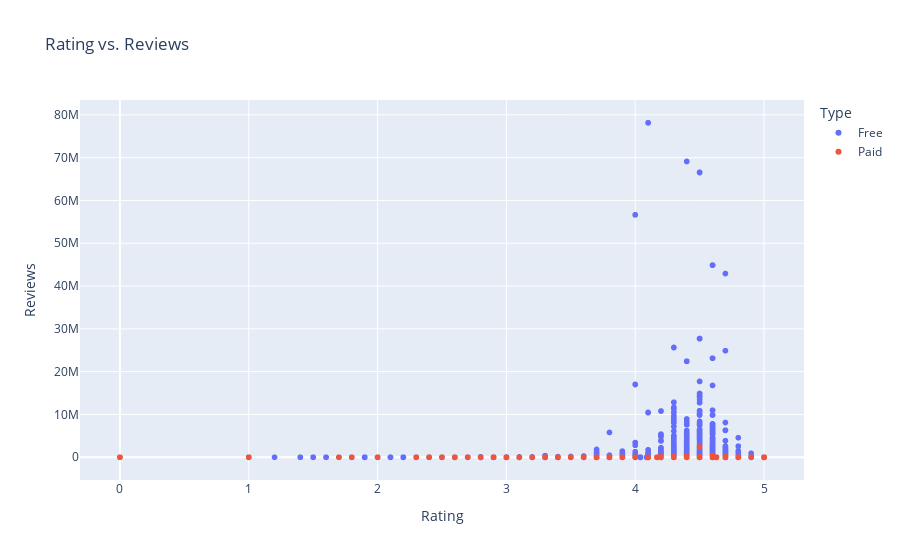

Notebook cell for this chart:
### Markdown cell above
# Answer of question 3:

### Code cell
px.scatter(df, x='Rating', y='Reviews', color='Type', title='Rating vs. Reviews')

### Figure 1 — Plotly figure (JSON) as saved in the notebook; plotly's stock layout.template omitted (floating-point values rounded to 4 significant figures; data arrays with more than 128 entries replaced by an {"elided": "..."} marker saying what was removed)
{"data": [{"hovertemplate": "Type=Free<br>Rating=%{x}<br>Reviews=%{y}<extra></extra>", "legendgroup": "Free", "marker": {"color": "#636efa", "symbol": "circle"}, "mode": "markers", "name": "Free", "showlegend": true, "type": "scattergl", "x": {"elided": "9584 float values"}, "xaxis": "x", "y": {"elided": "9584 int values"}, "yaxis": "y"}, {"hovertemplate": "Type=Paid<br>Rating=%{x}<br>Reviews=%{y}<extra></extra>", "legendgroup": "Paid", "marker": {"color": "#EF553B", "symbol": "circle"}, "mode": "markers", "name": "Paid", "showlegend": true, "type": "scattergl", "x": {"elided": "762 float values"}, "xaxis": "x", "y": {"elided": "762 int values"}, "yaxis": "y"}], "layout": {"legend": {"title": {"text": "Type"}, "tracegroupgap": 0}, "title": {"text": "Rating vs. Reviews"}, "xaxis": {"anchor": "y", "domain": [0, 1], "title": {"text": "Rating"}}, "yaxis": {"anchor": "x", "domain": [0, 1], "title": {"text": "Reviews"}}}}
